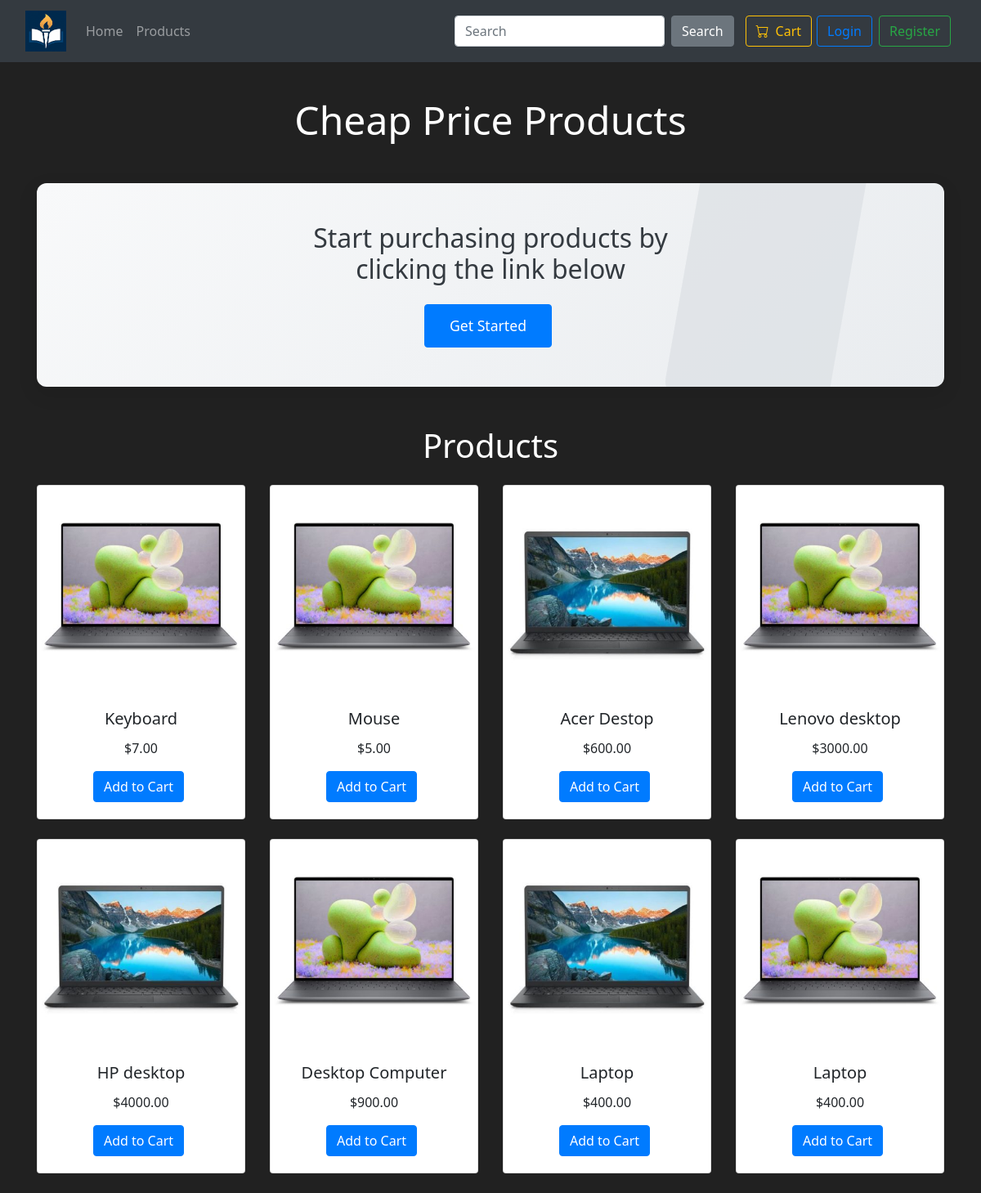
The page / on the database its author committed.
### market/models.py (models this page shows)
class Product(db.Model):
    __tablename__ = 'products'
    id = db.Column(db.Integer, primary_key=True)
    title = db.Column(db.String(2000), nullable=False)
    slug = db.Column(db.String(2000), nullable=False)
    image = db.Column(db.String(2000))
    image_mime = db.Column(db.String(255))
    image_size = db.Column(db.Integer)
    description = db.Column(db.Text)
    price = db.Column(db.Numeric(10, 2), nullable=False)
    published = db.Column(db.Boolean, default=True)
    created_by = db.Column(db.Integer, db.ForeignKey('users.id'))
    updated_by = db.Column(db.Integer, db.ForeignKey('users.id'))
    deleted_by = db.Column(db.Integer, db.ForeignKey('users.id'))
    deleted_at = db.Column(db.DateTime)
    created_at = db.Column(db.DateTime, default=datetime.utcnow)
    updated_at = db.Column(db.DateTime, default=datetime.utcnow, onupdate=datetime.utcnow)

### market/routes.py (the view)
@app.route('/')
def home_page():
    products = Product.query.filter_by(published=True).order_by(Product.created_at.desc()).all()
    return render_template('users/views/home.html', products =products, title_class="text-white")

### market/templates/users/views/home.html (shortened to what this page needs)
<!DOCTYPE html>
<html lang="en">
<head>
  {% include "users/components/bootstrap.html" %}
</head>
<body>
  {% include "users/components/navbar.html" %}
  <div class="container mt-5">
    <header class="text-center mb-5">
      <h4 class="display-5">Cheap Price Products</h4>
    </header>
    <div class="position-relative overflow-hidden p-5 text-center hero-section">
      <div class="col-md-6 mx-auto z-1 position-relative">
        <h2 class="fw-normal mb-4 text-dark">Start purchasing products by clicking the link below</h2>
        <a class="btn btn-primary hero-btn" href="{{ url_for('market_page') }}">Get Started</a>
      </div>
      <div class="product-device2 d-none d-md-block"></div>
      <div class="product-device2 d-none d-md-block"></div>
    </div>
  </div>
  {% include "users/views/products.html" %}
</body>
</html>

### market/templates/users/views/products.html
{% block content %}
<div class="container mt-5">
    <h1 class="{{ title_class }} text-center mb-4">Products</h1>
    {% if products|length == 0 %}
        <div class="alert alert-warning text-center">
            There are no products published.
        </div>
    {% else %}
        <div class="row">
            {% for product in products %}
                <div class="col-md-3 mb-4">
                    <div class="card border-1">
                        <a href="{{ url_for('product_details', slug=product.slug) }}">
                            <img src="{{ product.image }}" class="card-img-top" alt="{{ product.title }}">
                        </a>
                        <div class="card-body text-center">
                            <h5 class="card-title">{{ product.title }}</h5>
                            <p class="card-text">${{ product.price }}</p>
                            <a href="{{ url_for('home_page', slug=product.id) }}" class="btn btn-primary">Add to Cart</a>
                        </div>
                    </div>
                </div>
            {% endfor %}
        </div>
    {% endif %}
</div>
{% endblock %}

### market/static/css/styles.css (style rules this page uses)
body { background-color: #212121; color: white; font-family: 'Segoe UI', sans-serif; padding-top: 70px; }
.hero-section { background: linear-gradient(135deg, #f8f9fa, #e9ecef); border-radius: 12px; box-shadow: 0 8px 24px rgba(0, 0, 0, 0.1); }
.hero-btn { padding: 12px 30px; font-size: 1.1rem; font-weight: 500; }
.product-device2 { position: absolute; right: 10%; bottom: -30px; width: 200px; height: 400px; background: #dee2e6; border-radius: 20px; transform: rotate(10deg); z-index: 0; opacity: 0.5; }
.btn { margin-right: 6px; }

### rows shown on the page
Product: image (picture), title "Keyboard", price "7.00"
Product: image (picture), title "Mouse", price "5.00"
Product: image (picture), title "Acer Destop", price "600.00"
Product: image (picture), title "Lenovo desktop", price "3000.00"
Product: image (picture), title "HP desktop", price "4000.00"
Product: image (picture), title "Desktop Computer", price "900.00"
Product: image (picture), title "Laptop", price "400.00"
Product: image (picture), title "Laptop", price "400.00"
